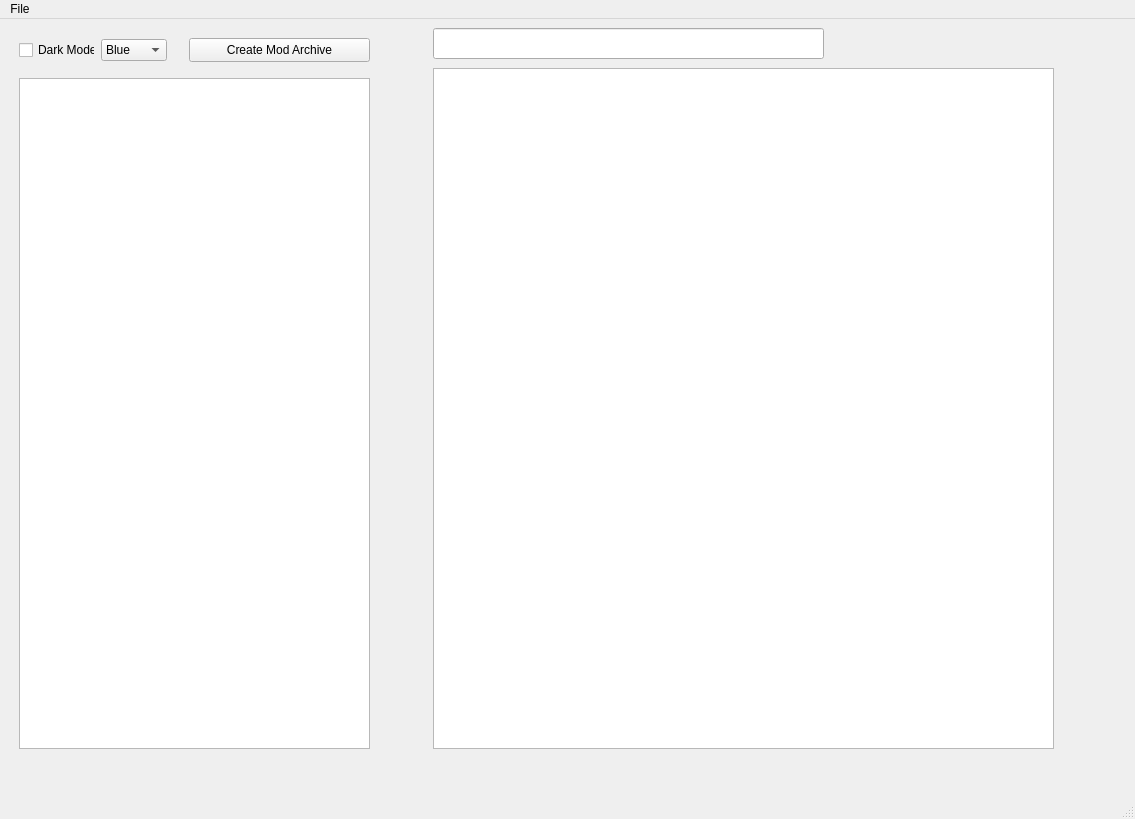
<?xml version="1.0" encoding="UTF-8"?>
<ui version="4.0">
 <class>MainWindow</class>
 <widget class="QMainWindow" name="MainWindow">
  <property name="geometry">
   <rect>
    <x>0</x>
    <y>0</y>
    <width>1135</width>
    <height>819</height>
   </rect>
  </property>
  <property name="windowTitle">
   <string>MSMR Explorer</string>
  </property>
  <property name="windowIcon">
   <iconset>
    <normaloff>msmr_explorer.ico</normaloff>msmr_explorer.ico</iconset>
  </property>
  <property name="iconSize">
   <size>
    <width>128</width>
    <height>128</height>
   </size>
  </property>
  <widget class="QWidget" name="centralwidget">
   <property name="sizePolicy">
    <sizepolicy hsizetype="Expanding" vsizetype="Expanding">
     <horstretch>0</horstretch>
     <verstretch>0</verstretch>
    </sizepolicy>
   </property>
   <widget class="QWidget" name="assetPanel" native="true">
    <property name="geometry">
     <rect>
      <x>433</x>
      <y>9</y>
      <width>671</width>
      <height>728</height>
     </rect>
    </property>
    <property name="sizePolicy">
     <sizepolicy hsizetype="Expanding" vsizetype="Expanding">
      <horstretch>0</horstretch>
      <verstretch>0</verstretch>
     </sizepolicy>
    </property>
    <widget class="QTableView" name="assetTable">
     <property name="geometry">
      <rect>
       <x>0</x>
       <y>40</y>
       <width>621</width>
       <height>681</height>
      </rect>
     </property>
     <property name="sizePolicy">
      <sizepolicy hsizetype="Fixed" vsizetype="Fixed">
       <horstretch>1</horstretch>
       <verstretch>0</verstretch>
      </sizepolicy>
     </property>
     <property name="contextMenuPolicy">
      <enum>Qt::ContextMenuPolicy::CustomContextMenu</enum>
     </property>
    </widget>
    <widget class="QLineEdit" name="searchBox">
     <property name="geometry">
      <rect>
       <x>0</x>
       <y>0</y>
       <width>391</width>
       <height>31</height>
      </rect>
     </property>
     <property name="sizePolicy">
      <sizepolicy hsizetype="Fixed" vsizetype="Fixed">
       <horstretch>0</horstretch>
       <verstretch>0</verstretch>
      </sizepolicy>
     </property>
    </widget>
   </widget>
   <widget class="QWidget" name="archivePanel" native="true">
    <property name="geometry">
     <rect>
      <x>9</x>
      <y>9</y>
      <width>371</width>
      <height>728</height>
     </rect>
    </property>
    <property name="sizePolicy">
     <sizepolicy hsizetype="Expanding" vsizetype="Expanding">
      <horstretch>0</horstretch>
      <verstretch>1</verstretch>
     </sizepolicy>
    </property>
    <widget class="QTreeView" name="archiveTree">
     <property name="geometry">
      <rect>
       <x>10</x>
       <y>50</y>
       <width>351</width>
       <height>671</height>
      </rect>
     </property>
     <property name="sizePolicy">
      <sizepolicy hsizetype="Fixed" vsizetype="Fixed">
       <horstretch>1</horstretch>
       <verstretch>1</verstretch>
      </sizepolicy>
     </property>
     <property name="contextMenuPolicy">
      <enum>Qt::ContextMenuPolicy::CustomContextMenu</enum>
     </property>
    </widget>
    <widget class="QWidget" name="layoutWidget">
     <property name="geometry">
      <rect>
       <x>10</x>
       <y>10</y>
       <width>148</width>
       <height>24</height>
      </rect>
     </property>
     <layout class="QHBoxLayout" name="horizontalLayout">
      <item>
       <widget class="QCheckBox" name="darkModeCheckBox">
        <property name="text">
         <string>Dark Mode</string>
        </property>
       </widget>
      </item>
      <item>
       <widget class="QComboBox" name="accentComboBox">
        <item>
         <property name="text">
          <string>Blue</string>
         </property>
        </item>
        <item>
         <property name="text">
          <string>Purple</string>
         </property>
        </item>
        <item>
         <property name="text">
          <string>Green</string>
         </property>
        </item>
        <item>
         <property name="text">
          <string>Red</string>
         </property>
        </item>
       </widget>
      </item>
     </layout>
    </widget>
    <widget class="QPushButton" name="createModArchiveButton">
     <property name="geometry">
      <rect>
       <x>180</x>
       <y>10</y>
       <width>181</width>
       <height>24</height>
      </rect>
     </property>
     <property name="text">
      <string>Create Mod Archive</string>
     </property>
    </widget>
   </widget>
  </widget>
  <widget class="QMenuBar" name="menubar">
   <property name="geometry">
    <rect>
     <x>0</x>
     <y>0</y>
     <width>1135</width>
     <height>22</height>
    </rect>
   </property>
   <widget class="QMenu" name="menuFile">
    <property name="title">
     <string>File</string>
    </property>
    <addaction name="actionOpen_TOC_file"/>
    <addaction name="separator"/>
    <addaction name="actionOpen_Game_Archive_File_s"/>
   </widget>
   <addaction name="menuFile"/>
  </widget>
  <widget class="QStatusBar" name="statusbar"/>
  <action name="actionOpen_TOC_file">
   <property name="text">
    <string>Open TOC file</string>
   </property>
  </action>
  <action name="actionOpen_Game_Archive_File_s">
   <property name="text">
    <string>Open Game Archive File(s)</string>
   </property>
  </action>
 </widget>
 <resources/>
 <connections/>
</ui>
